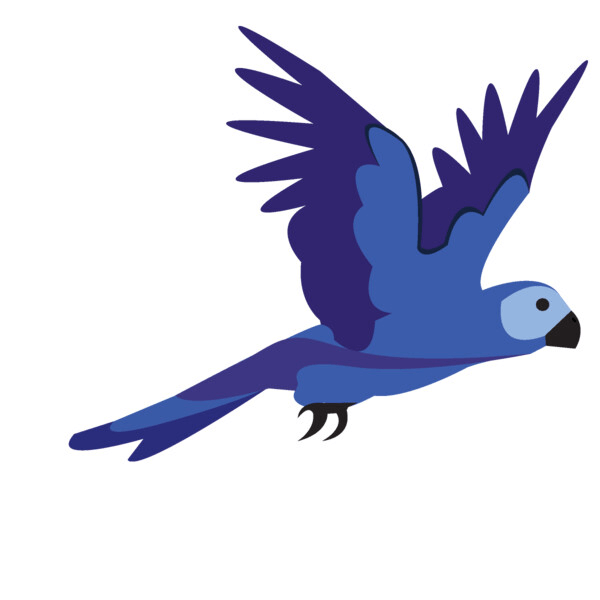
#> input picture trunk/ii02216/task_06/src/image/1.png, 600 x 600 px
$ python main.py
#> lines starting #> are read from the running program, lines starting #| are printed output that depends on the picture
import matplotlib.pyplot as plt
from matplotlib.animation import FuncAnimation
from PIL import Image

image_paths = ["image/1.png","image/2.png","image/3.png","image/4.png","image/5.png","image/6.png","image/7.png","image/8.png","image/9.png"]

images = [Image.open(path) for path in image_paths]
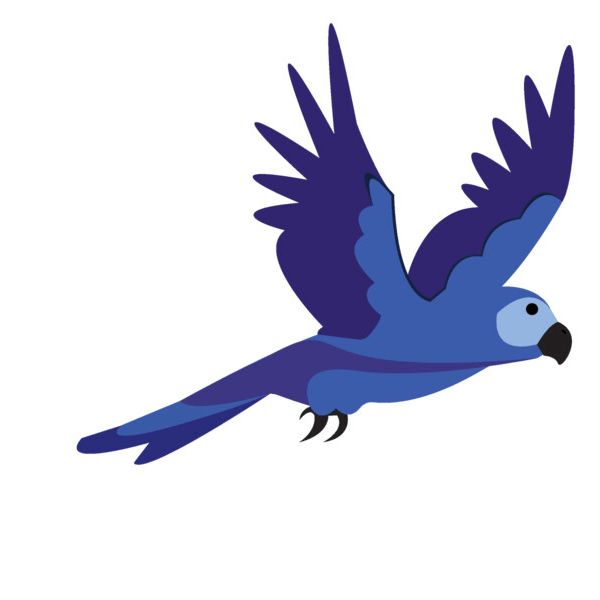
#> input picture trunk/ii02216/task_06/src/image/2.png, 600 x 600 px
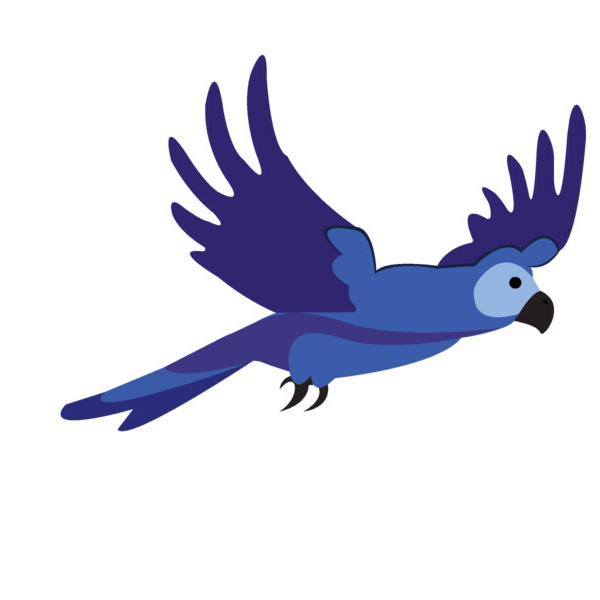
#> input picture trunk/ii02216/task_06/src/image/3.png, 600 x 600 px
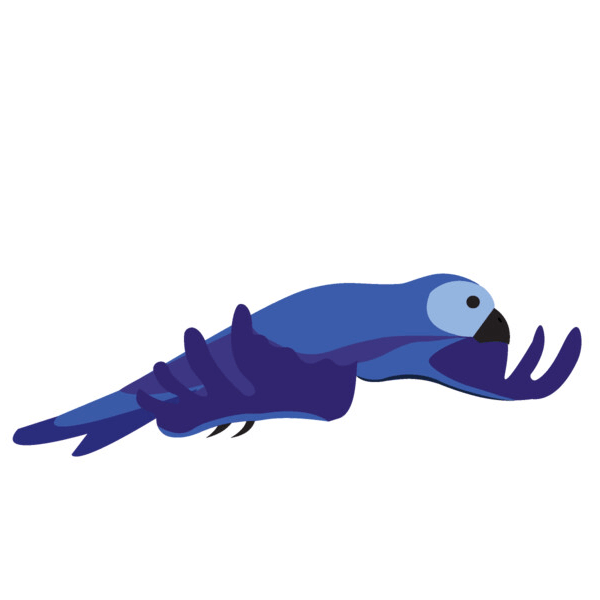
#> input picture trunk/ii02216/task_06/src/image/4.png, 600 x 600 px
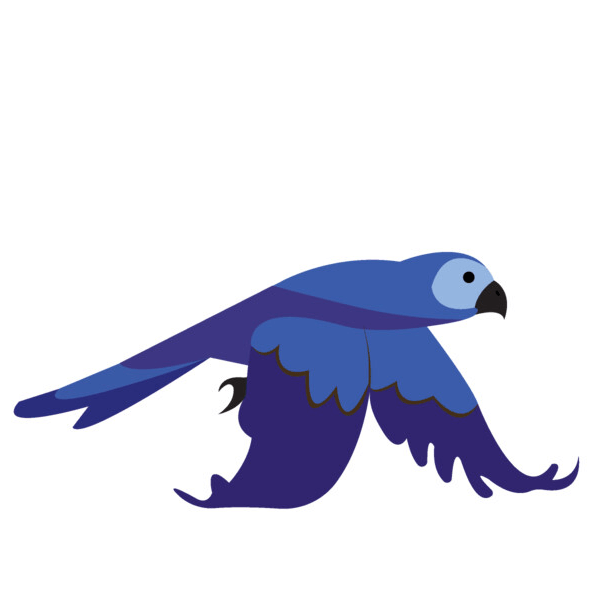
#> input picture trunk/ii02216/task_06/src/image/5.png, 600 x 600 px
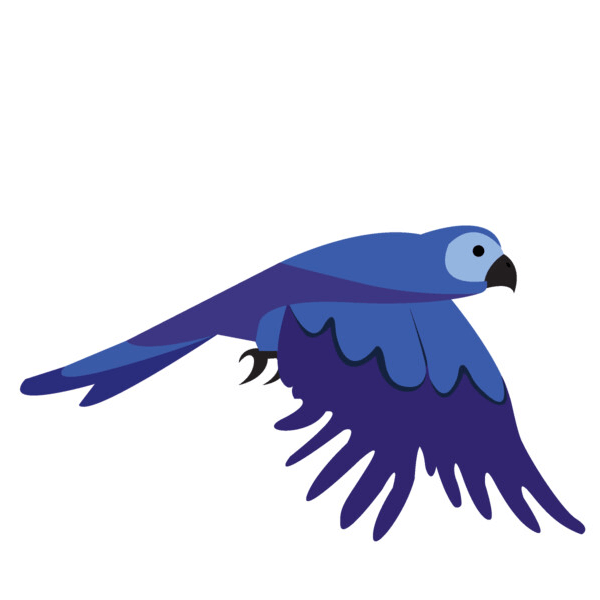
#> input picture trunk/ii02216/task_06/src/image/6.png, 600 x 600 px
#> (the run stopped early here; a loop or call above may not have finished)
